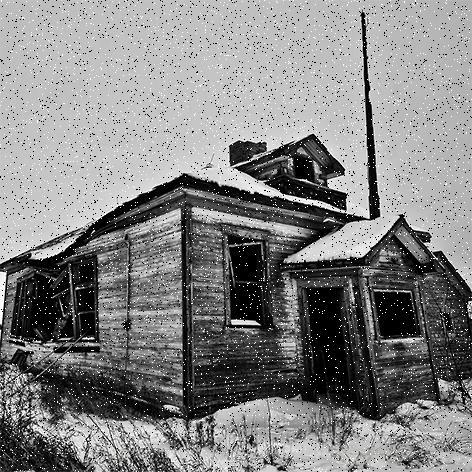
#> input picture third/jiaoyan.png, 472 x 472 px
$ python total.py
#> lines starting #> are read from the running program, lines starting #| are printed output that depends on the picture
import cv2 as cv
import numpy as np

img=cv.imread("jiaoyan.png",0)
#> img: shape (472, 472); min 0, max 255, mean 131.5
cv.imshow("image_noise",img)

blur_img=cv.blur(img,(3,3))
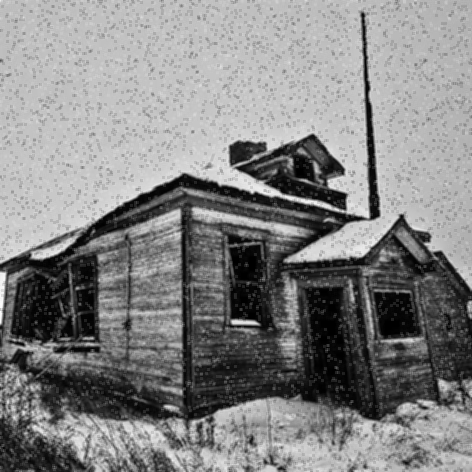
#> blur_img: shape (472, 472); min 0, max 252, mean 131.5
cv.imshow("blur_img",blur_img)

median_img=cv.medianBlur(img,3)
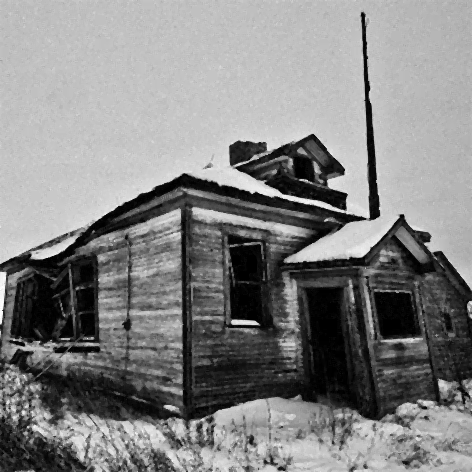
#> median_img: shape (472, 472); min 0, max 255, mean 131.2
cv.imshow("media_img",median_img)

lap_img=cv.Laplacian(median_img,-1,ksize=3)
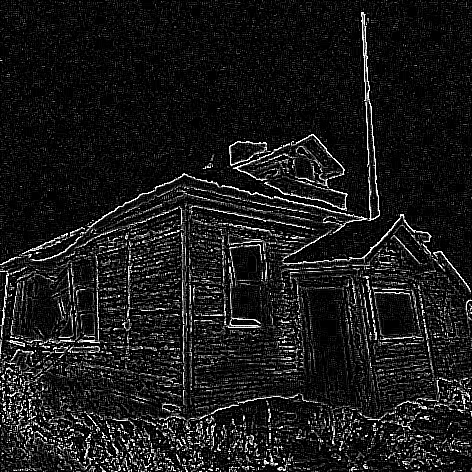
#> lap_img: shape (472, 472); min 0, max 255, mean 26.2
cv.imshow("lap_img",lap_img)


img1=median_img+cv.medianBlur(lap_img,5)
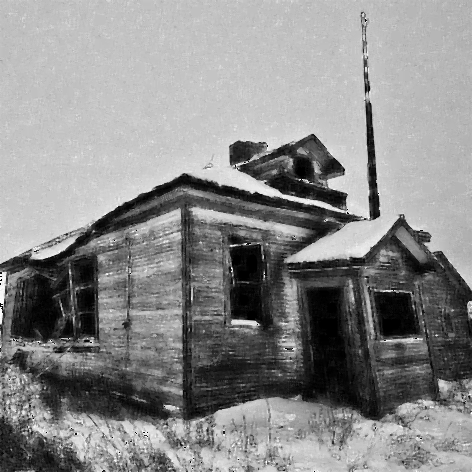
#> img1: shape (472, 472); min 0, max 255, mean 138.2
cv.imshow("img1",img1)

cv.waitKey(0)
cv.destroyAllWindows()

$ run again, with third/timg.jpg saved as third/jiaoyan.png
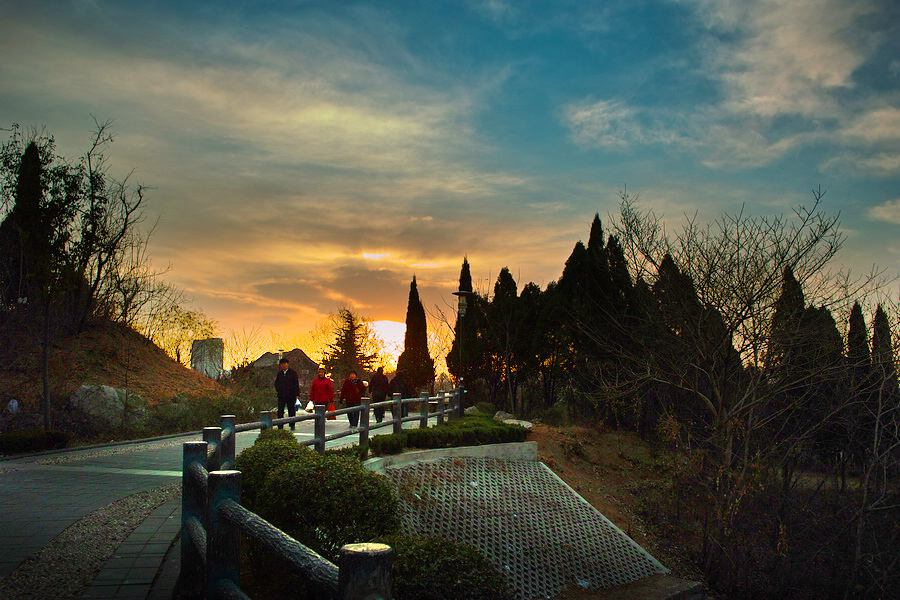
#> input picture third/timg.jpg, 900 x 600 px
#> `lap_img=cv.Laplacian(median_img,-1,ksize=3)`:
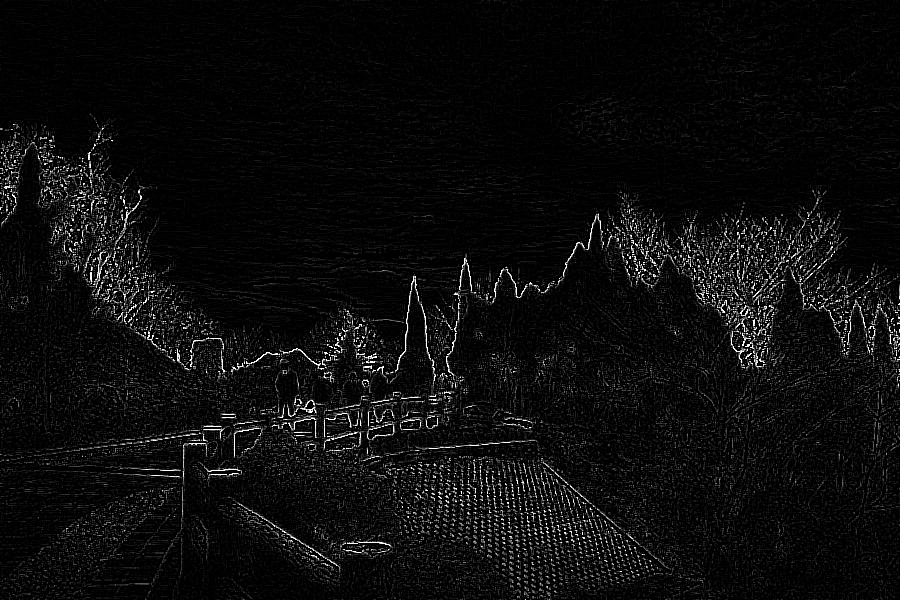
#> lap_img: shape (600, 900); min 0, max 255, mean 12.4
#> `img1=median_img+cv.medianBlur(lap_img,5)`:
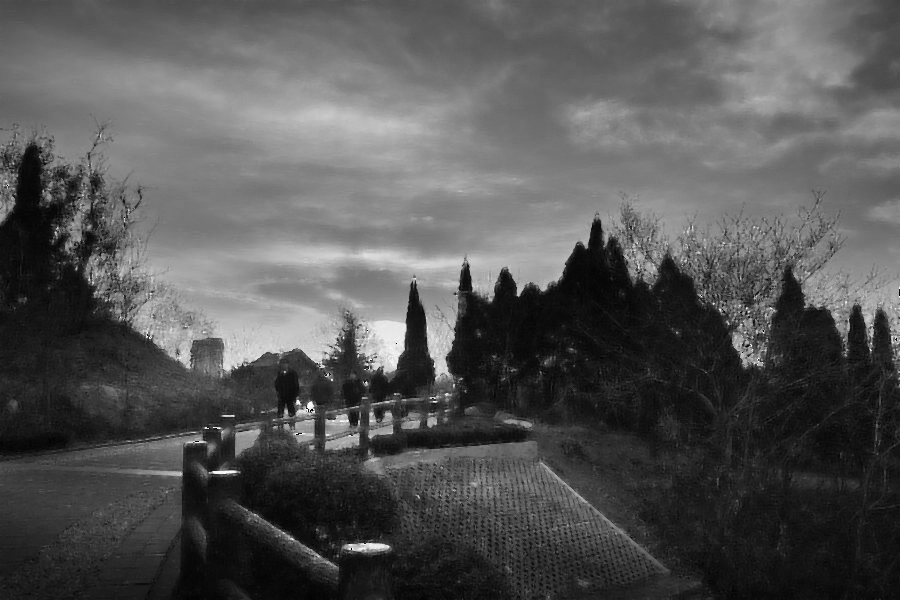
#> img1: shape (600, 900); min 0, max 255, mean 84.5
